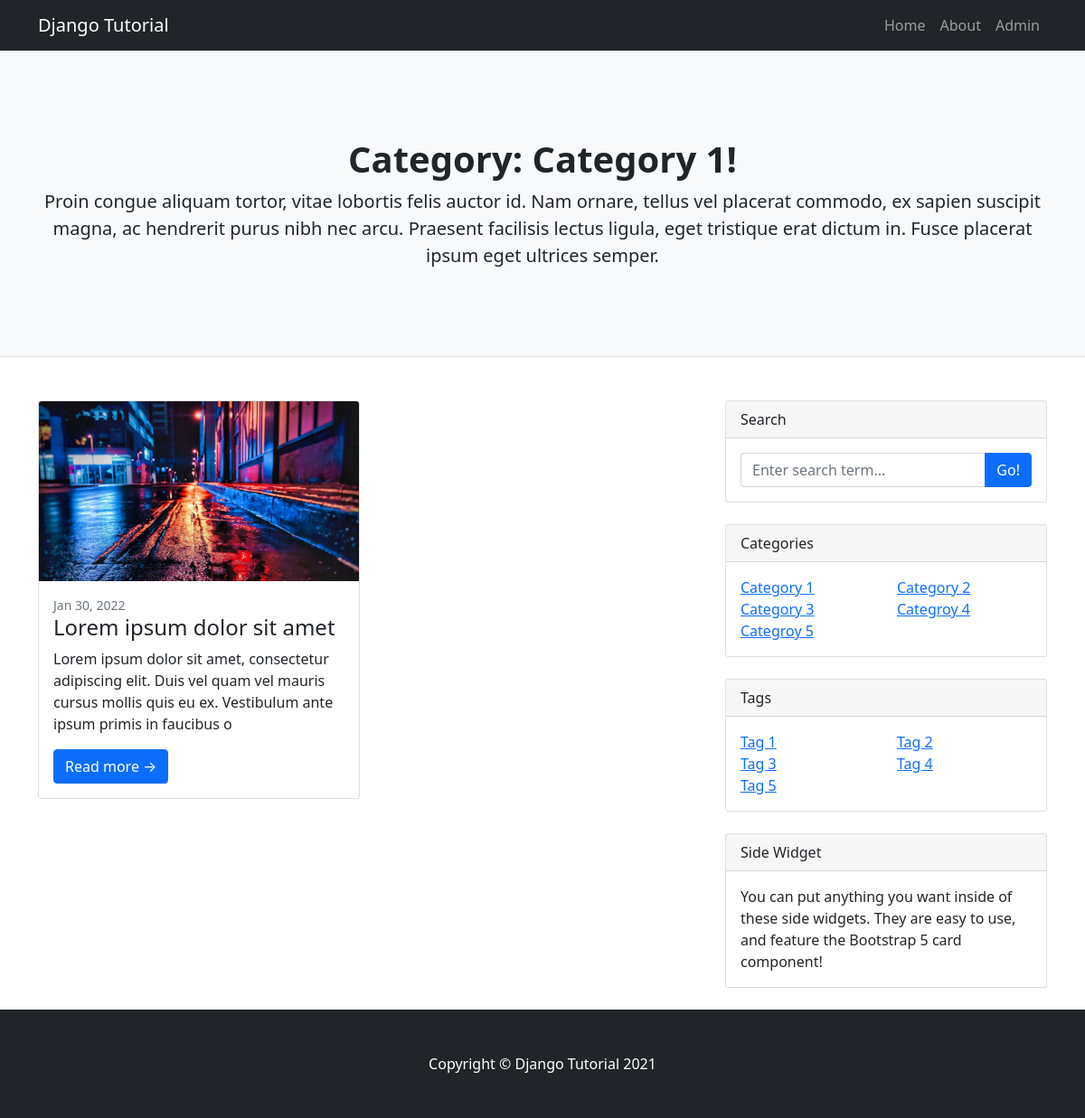
Screenshot of /category/category-1 with the database file from the repository.
### blog/models.py (models this page shows, shortened)
class Site(models.Model):
    name = models.CharField(max_length=200)
    description = models.TextField()
    logo = models.ImageField(upload_to='logo/')

class Category(models.Model):
    name = models.CharField(max_length=200)
    slug = models.SlugField()
    description = models.TextField()
    class Meta:
        verbose_name_plural = "categories"

class Post(models.Model):
    title = models.CharField(max_length=200)
    slug = models.SlugField()
    content = RichTextField()
    featured_image = models.ImageField(upload_to='images/')
    is_published = models.BooleanField(default=False)
    created_at = models.DateField(auto_now=True)
    category = models.ForeignKey(Category, on_delete=models.CASCADE)
    tag = models.ManyToManyField(Tag)
    user = models.ForeignKey(settings.AUTH_USER_MODEL,
                             on_delete=models.CASCADE)

class Tag(models.Model):
    name = models.CharField(max_length=200)
    slug = models.SlugField()
    description = models.TextField()

### blog/views.py (the view)
# urls.py: path('category/<slug:slug>', views.category, name='category'),
def category(request, slug):
    site = Site.objects.first()
    requested_category = Category.objects.get(slug=slug)
    categories = Category.objects.all()
    tags = Tag.objects.all()
    page = request.GET.get('page', '')  # Get the current page number
    posts = Post.objects.filter(category__slug=slug).filter(is_published=True)
    paginator = Paginator(posts, 1)  # Showing 1 post for every page
    try:
        posts = paginator.page(page)
    except PageNotAnInteger:
        posts = paginator.page(1)
    except EmptyPage:
        posts = paginator.page(paginator.num_pages)
    return render(request, 'category.html', {
        'site': site,
        'posts': posts,
        'category': requested_category,
        'categories': categories,
        'tags': tags,
    })

### templates/category.html (shortened to what this page needs)
{% extends 'layout.html' %}
{% block header %}
    <header class="py-5 bg-light border-bottom mb-4">
        <div class="container">
            <div class="text-center my-5">
                <h1 class="fw-bolder">Category: {{ category.name }}!</h1>
                <p class="lead mb-0">{{ category.description }}</p>
            </div>
        </div>
    </header>
{% endblock header %}
{% block content %}
    {% include 'vendor/post-list.html' %}
    {% include 'vendor/sidebar.html' %}
{% endblock content %}

### templates/layout.html (shortened to what this page needs)
<!DOCTYPE html>
<html lang="en">
<head>
  <link href="https://cdn.jsdelivr.net/npm/bootstrap@5.1.3/dist/css/bootstrap.min.css" rel="stylesheet"
 />
  {% load static %}
  <link href="{% static "css/style.css" %}" rel="stylesheet">
</head>
<body>
  <nav class="navbar navbar-expand-lg navbar-dark bg-dark">
    <div class="container">
      <a class="navbar-brand" href="/">{{ site.name }}</a>
      <div class="collapse navbar-collapse" id="navbarSupportedContent">
        <ul class="navbar-nav ms-auto mb-2 mb-lg-0">
          <li class="nav-item"><a class="nav-link" href="/">Home</a></li>
          <li class="nav-item"><a class="nav-link" href="#">About</a></li>
          <li class="nav-item">
            <a class="nav-link" href="/admin">Admin</a>
          </li>
        </ul>
      </div>
    </div>
  </nav>
  {% block header %}{% endblock header %}
  <div class="container mt-5">
    <div class="row">{% block content %}{% endblock content %}</div>
  </div>
  <footer class="py-5 bg-dark">
    <div class="container">
      <p class="m-0 text-center text-white">
        Copyright &copy; {{ site.name }} 2021
      </p>
    </div>
  </footer>
</body>
</html>

### templates/vendor/post-list.html (shortened to what this page needs)
<div class="col-lg-8">
    <div class="row">
        {% for post in posts %}
            <div class="col-md-6">
                <div class="card mb-4 px-md-0">
                    <a href="{% url 'post' post.slug %}"><img class="card-img-top"
                            src="{{ post.featured_image.url }}" alt="..." /></a>
                    <div class="card-body">
                        <div class="small text-muted">{{ post.created_at|date:"M d, Y" }}
                        </div>
                        <h2 class="card-title h4">{{ post.title }}</h2>
                        <p class="card-text">{{ post.content|striptags|slice:150 }}</p>
                        <a class="btn btn-primary" href="{% url 'post' post.slug %}">Read more
                            →</a>
                    </div>
                </div>
            </div>
        {% endfor %}
    </div>
</div>

### templates/vendor/sidebar.html (shortened to what this page needs)
<div class="col-lg-4">
    <div class="card mb-4">
        <div class="card-header">Search</div>
        <form class="card-body" action="{% url 'search' %}" method="POST" role="search">
            <div class="input-group">
                <input class="form-control" type="text" placeholder="Enter search term..."
                    aria-label="Enter search term..." aria-describedby="button-search" name="q" />
                <button class="btn btn-primary" id="button-search" type="submit">Go!</button>
            </div>
        </form>
    </div>
    <div class="card mb-4">
        <div class="card-header">Categories</div>
        <div class="card-body">
            <ul class="list-unstyled mb-0 row">
                {% for category in categories %}
                    <li class="col-sm-6"><a
                            href="{% url 'category' category.slug %}">{{ category.name }}</a>
                    </li>
                {% endfor %}
            </ul>
        </div>
    </div>
    <div class="card mb-4">
        <div class="card-header">Tags</div>
        <div class="card-body">
            <ul class="list-unstyled mb-0 row">
                {% for tag in tags %}
                    <li class="col-sm-6"><a
                            href="{% url 'tag' tag.slug %}">{{ tag.name }}</a>
                    </li>
                {% endfor %}
            </ul>
        </div>
    </div>
    <div class="card mb-4">
        <div class="card-header">Side Widget</div>
        <div class="card-body">You can put anything you want inside of these side widgets. They are easy to
            use, and feature the Bootstrap 5 card component!</div>
    </div>
</div>

### rows the page displays
Site: name "Django Tutorial"
Category: name "Category 1", description "Proin congue aliquam tortor, vitae lobortis felis auctor id. Nam ornare, tellus vel placerat commodo, ex sapien suscipit magna, ac hendrerit purus nibh nec arcu. Praesent facilisis lectus ligula, eget tristique erat dictum in. Fusce placerat ipsum eget ultrices semper."
Post: featured_image (picture), created_at "Jan 30, 2022", title "Lorem ipsum dolor sit amet", content "Lorem ipsum dolor sit amet, consectetur adipiscing elit. Duis vel quam vel mauris cursus mollis quis eu ex. Vestibulum ante ipsum primis in faucibus o"
Category: name "Category 2"
Category: name "Category 3"
Category: name "Categroy 4"
Category: name "Categroy 5"
Tag: name "Tag 1"
Tag: name "Tag 2"
Tag: name "Tag 3"
Tag: name "Tag 4"
Tag: name "Tag 5"
